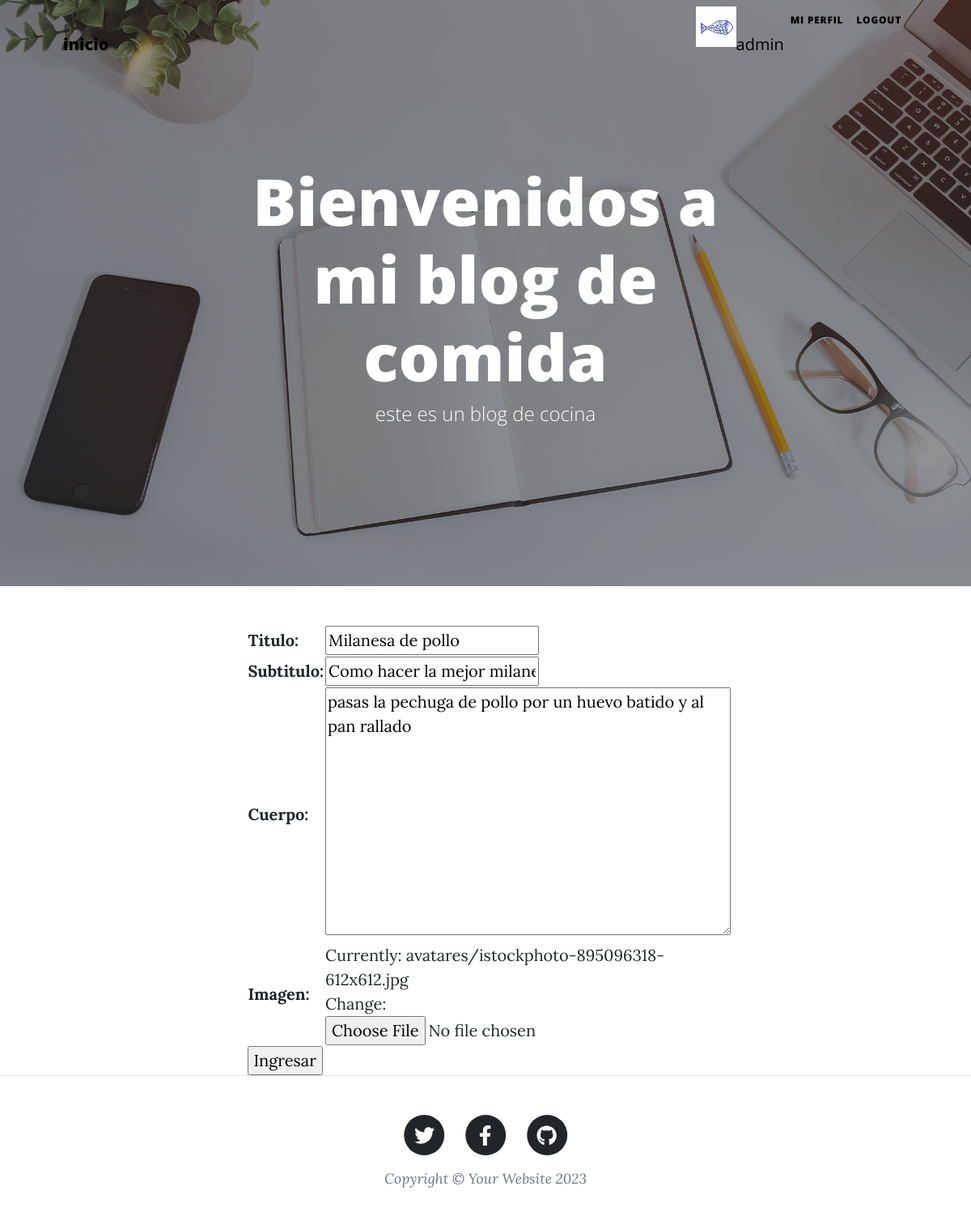
Before: /blog/blog_editar/2 (signed in) with the older database file.
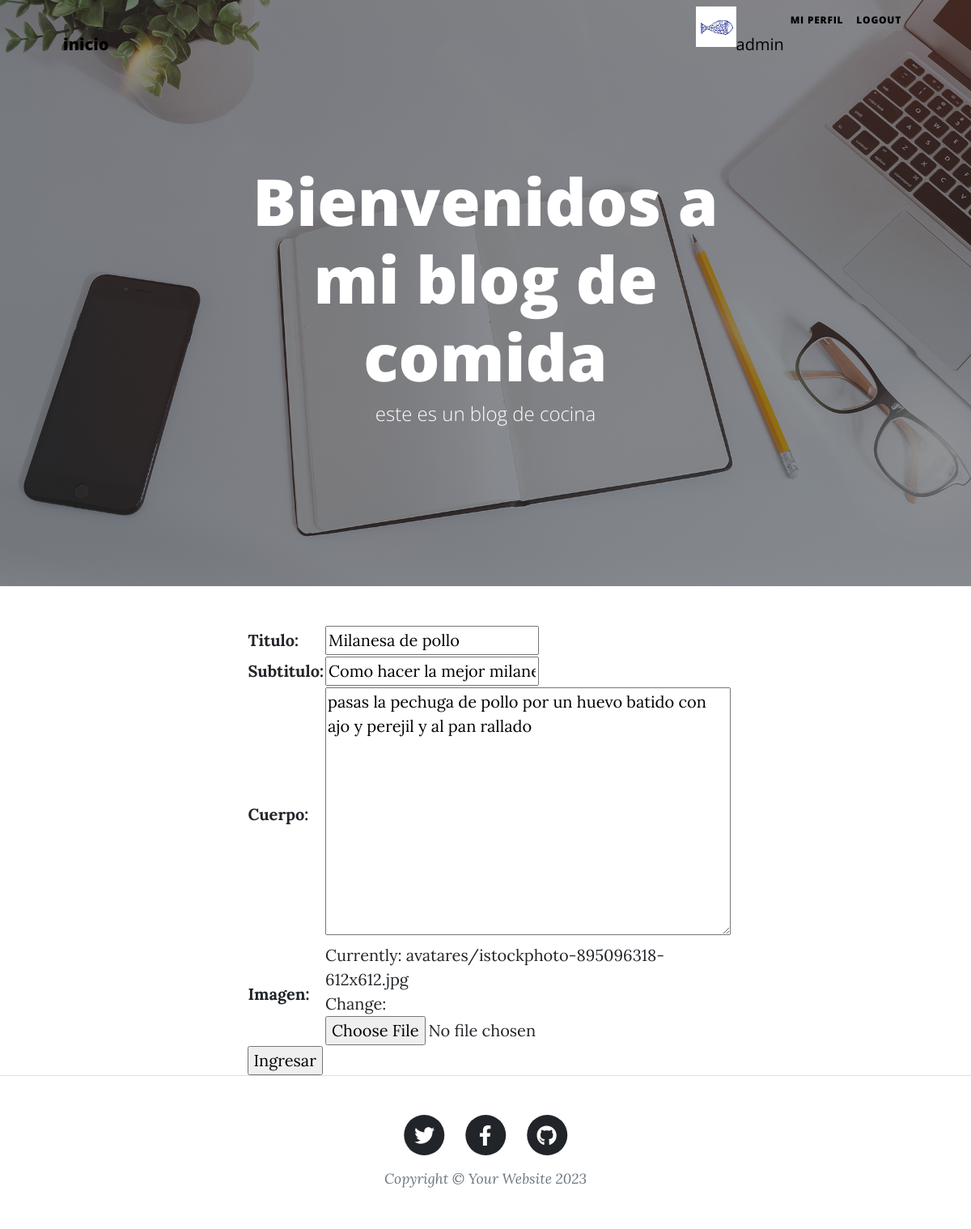
After: the same page with the newer database file.
### blog/models.py (models this page shows, shortened)
class Blog(models.Model):
    titulo = models.CharField(max_length=100)
    subtitulo = models.CharField(max_length=100)
    cuerpo = models.TextField()
    fecha = models.DateField(auto_now_add=True)
    imagen = models.ImageField(upload_to='avatares', null=True, blank=True)
    autor = models.ForeignKey(User, on_delete=models.CASCADE)

### blog/views.py (the view)
# urls.py: path('blog_editar/<id>', blog_update, name="blog_editar"),
@login_required
def blog_update(request, id):
    blog=get_object_or_404(Blog, id=id)
    if request.user == blog.autor or request.user.is_staff:
        if request.method=='POST':
            form=Blog_create_form(request.POST, request.FILES, instance=blog)
            if form.is_valid():
                form.save()
                return render (request, 'blog_listar.html', {'formulario':form, 'blog':blog, 'perfil':conseguir_perfil(request)})
            else:
                mensaje='datos invalidos'
                return render (request, 'blog_editar.html', {'formulario':form,'mensaje':mensaje, 'blog':blog, 'perfil':conseguir_perfil(request)})
        else:
            form=Blog_create_form(instance=blog)
            return render (request, 'blog_editar.html', {'formulario':form, 'blog':blog, 'perfil':conseguir_perfil(request)})
    else:
        return redirect('app_blog:blog_mostrar_todos')

### blog/forms.py
class Blog_create_form(ModelForm):
    imagen=forms.ImageField(required=True)
    field_order=['titulo', 'subtitulo', 'cuerpo', 'imagen']
    class Meta:
        model = Blog
        fields = {'titulo', 'subtitulo', 'cuerpo', 'imagen'}

### blog/views.py (called while the page is built)
def conseguir_perfil(request):
    if request.user.is_authenticated:
        perfil, created = Perfil.objects.get_or_create(user=request.user)
        if created==True:
            perfil.imagen = '/media/avatares/default_avatar.png'
            perfil.save()
        return perfil

### blog/templates/blog_editar.html (shortened to what this page needs)
{% extends "index.html" %}
{% load static %}
{% block titulo %} Bienvenidos a mi blog de comida {% endblock %}
{% block subtitulo %} este es un blog de cocina {% endblock %}
{% block blog %}
<form action="{% url 'app_blog:blog_editar' blog.id %}" method="POST" enctype="multipart/form-data">{% csrf_token %}
    <table>
        {{ formulario.as_table }}
    </table>
    <input type="submit" value="Ingresar">
</form>
{% endblock %}

Changed rows visible on the page:
changed Blog "Milanesa de pollo": cuerpo "pasas la pechuga de pollo por un huevo batido y al pan rallado" → "pasas la pechuga de pollo por un huevo batido con ajo y perejil y al pan rallado"
